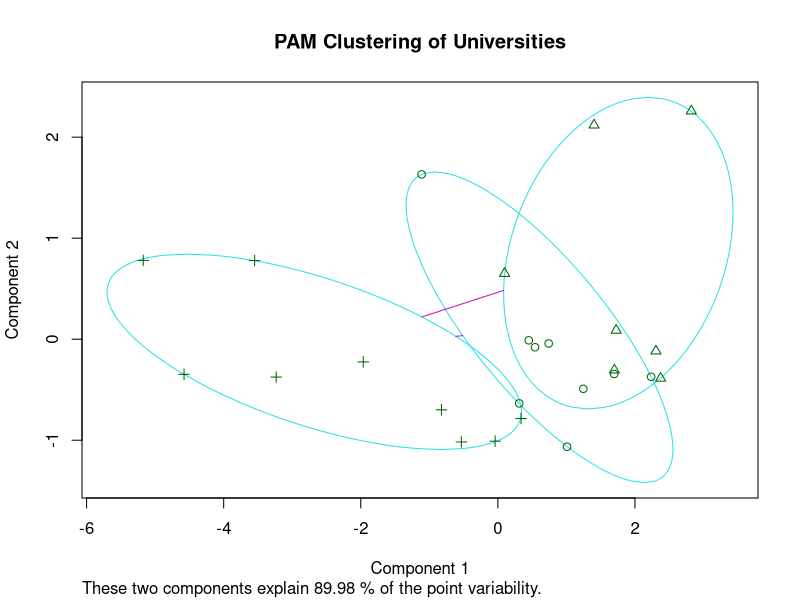
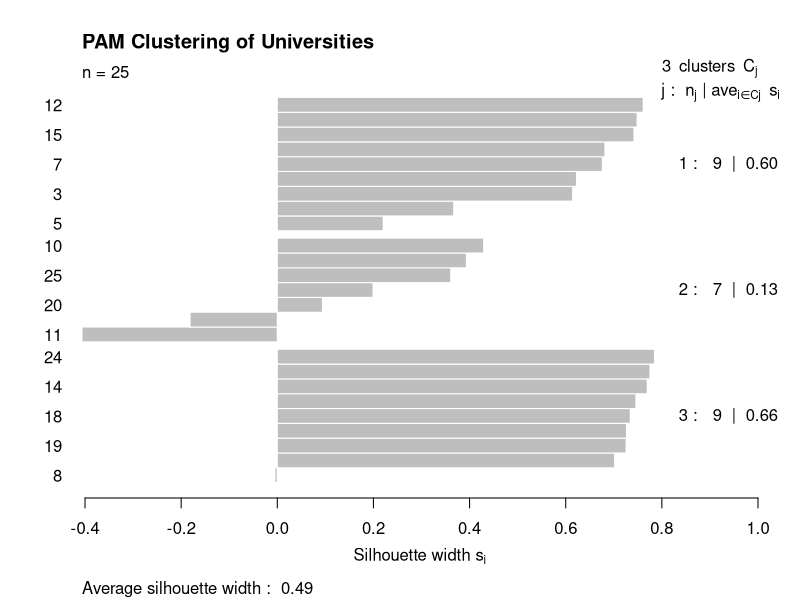
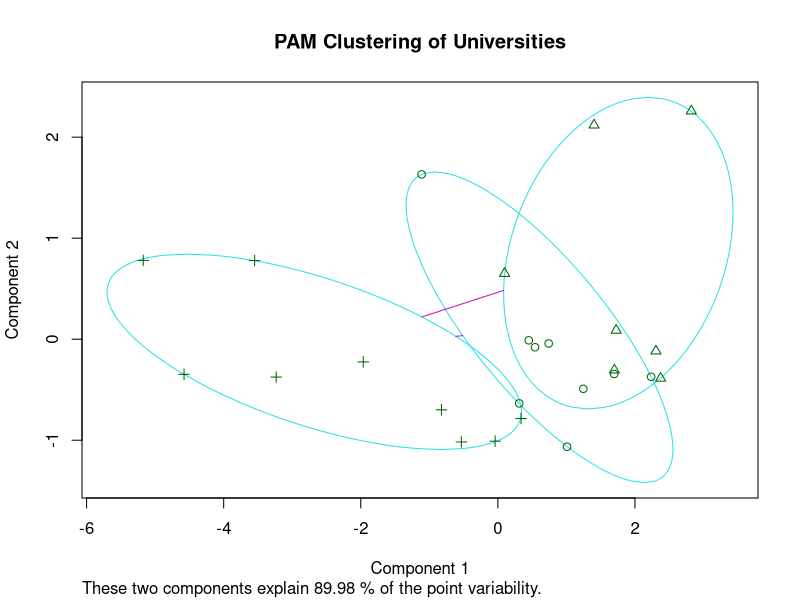
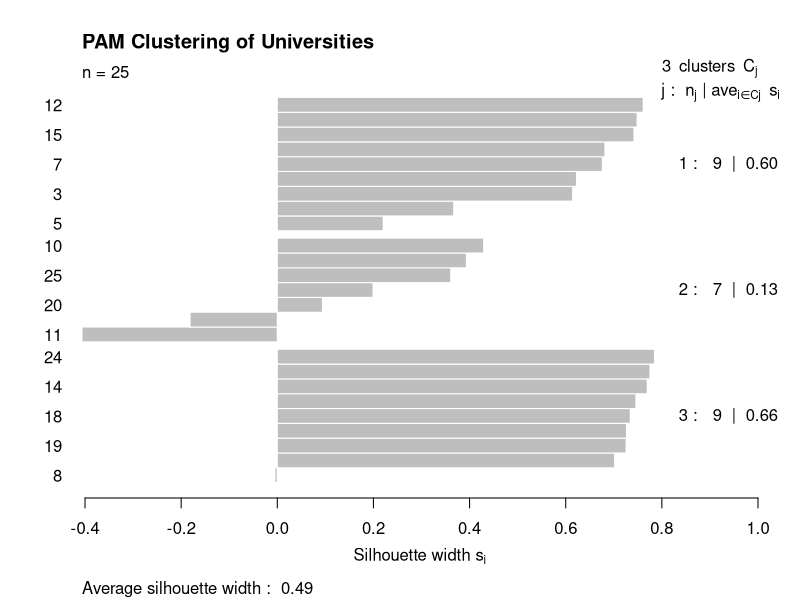

Recreate these plots in R, in order.
# First, create a data frame with the given data
data <- data.frame(
  Univ = c("Brown", "CalTech", "CMU", "Columbia", "Cornell", "Dartmouth", "Duke", "Georgetown", "Harvard", "JohnsHopkins", "MIT", "Northwestern", "NotreDame", "PennState", "Princeton", "Purdue", "Stanford", "TexasA&M", "UCBerkeley", "UChicago", "UMichigan", "UPenn", "UVA", "UWisconsin", "Yale"),
  SAT = c(1310, 1415, 1260, 1310, 1280, 1340, 1315, 1255, 1400, 1305, 1380, 1260, 1255, 1081, 1375, 1005, 1360, 1075, 1240, 1290, 1180, 1285, 1225, 1085, 1375),
  Top10 = c(89, 100, 62, 76, 83, 89, 90, 74, 91, 75, 94, 85, 81, 38, 91, 28, 90, 49, 95, 75, 65, 80, 77, 40, 95),
  Accept = c(22, 25, 59, 24, 33, 23, 30, 24, 14, 44, 30, 39, 42, 54, 14, 90, 20, 67, 40, 50, 68, 36, 44, 69, 19),
  SFRatio = c(13, 6, 9, 12, 13, 10, 12, 12, 11, 7, 10, 11, 13, 18, 8, 19, 12, 25, 17, 13, 16, 11, 14, 15, 11),
  Expenses = c(22704, 63575, 25026, 31510, 21864, 32162, 31585, 20126, 39525, 58691, 34870, 28052, 15122, 10185, 30220, 9066, 36450, 8704, 15140, 38380, 15470, 27553, 13349, 11857, 43514),
  GradRate = c(94, 81, 72, 88, 90, 95, 95, 92, 97, 87, 91, 89, 94, 80, 95, 69, 93, 67, 78, 87, 85, 90, 92, 71, 96)
)

# Perform PAM clustering
library(cluster)
pam_result <- pam(data[, 2:7], k = 3)  # You can change the number of clusters (k) as needed

# Plot the clusters
plot(pam_result, main = "PAM Clustering of Universities")

# First, create a data frame with the given data
data <- data.frame(
  Univ = c("Brown", "CalTech", "CMU", "Columbia", "Cornell", "Dartmouth", "Duke", "Georgetown", "Harvard", "JohnsHopkins", "MIT", "Northwestern", "NotreDame", "PennState", "Princeton", "Purdue", "Stanford", "TexasA&M", "UCBerkeley", "UChicago", "UMichigan", "UPenn", "UVA", "UWisconsin", "Yale"),
  SAT = c(1310, 1415, 1260, 1310, 1280, 1340, 1315, 1255, 1400, 1305, 1380, 1260, 1255, 1081, 1375, 1005, 1360, 1075, 1240, 1290, 1180, 1285, 1225, 1085, 1375),
  Top10 = c(89, 100, 62, 76, 83, 89, 90, 74, 91, 75, 94, 85, 81, 38, 91, 28, 90, 49, 95, 75, 65, 80, 77, 40, 95),
  Accept = c(22, 25, 59, 24, 33, 23, 30, 24, 14, 44, 30, 39, 42, 54, 14, 90, 20, 67, 40, 50, 68, 36, 44, 69, 19),
  SFRatio = c(13, 6, 9, 12, 13, 10, 12, 12, 11, 7, 10, 11, 13, 18, 8, 19, 12, 25, 17, 13, 16, 11, 14, 15, 11),
  Expenses = c(22704, 63575, 25026, 31510, 21864, 32162, 31585, 20126, 39525, 58691, 34870, 28052, 15122, 10185, 30220, 9066, 36450, 8704, 15140, 38380, 15470, 27553, 13349, 11857, 43514),
  GradRate = c(94, 81, 72, 88, 90, 95, 95, 92, 97, 87, 91, 89, 94, 80, 95, 69, 93, 67, 78, 87, 85, 90, 92, 71, 96)
)

# Perform PAM clustering
library(cluster)
pam_result <- pam(data[, 2:7], k = 3)  # You can change the number of clusters (k) as needed

# Plot the clusters
plot(pam_result, main = "PAM Clustering of Universities")
